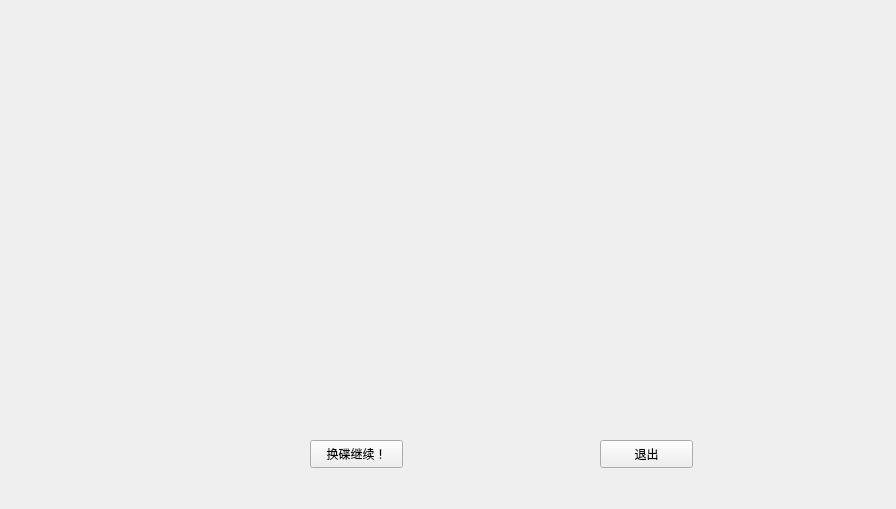
<?xml version="1.0" encoding="UTF-8"?>
<ui version="4.0">
 <class>OH</class>
 <widget class="QWidget" name="OH">
  <property name="geometry">
   <rect>
    <x>0</x>
    <y>0</y>
    <width>896</width>
    <height>509</height>
   </rect>
  </property>
  <property name="windowTitle">
   <string>Form</string>
  </property>
  <widget class="QLabel" name="ohlabel">
   <property name="geometry">
    <rect>
     <x>210</x>
     <y>60</y>
     <width>561</width>
     <height>341</height>
    </rect>
   </property>
   <property name="text">
    <string/>
   </property>
  </widget>
  <widget class="QPushButton" name="changebutton">
   <property name="geometry">
    <rect>
     <x>310</x>
     <y>440</y>
     <width>93</width>
     <height>28</height>
    </rect>
   </property>
   <property name="text">
    <string>换碟继续！</string>
   </property>
  </widget>
  <widget class="QPushButton" name="exitbutton">
   <property name="geometry">
    <rect>
     <x>600</x>
     <y>440</y>
     <width>93</width>
     <height>28</height>
    </rect>
   </property>
   <property name="text">
    <string>退出</string>
   </property>
  </widget>
 </widget>
 <resources/>
 <connections/>
</ui>
